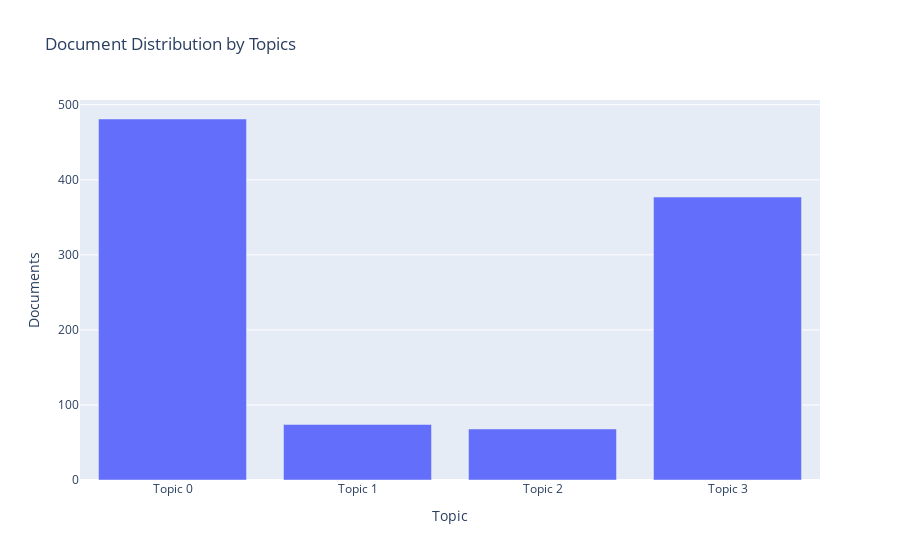

Notebook source saved alongside this figure:
### Code cell
plot_model(lda, plot = 'topic_distribution')

### Figure 1 — Plotly figure (JSON) as saved in the notebook; plotly's stock layout.template omitted (floating-point values rounded to 4 significant figures)
{"data": [{"alignmentgroup": "True", "customdata": [["product, work, husband, help, use, start, home, family, well, small"], ["group, rice, farmer, farm, small, use, land, area, grow, member"], ["group, help, family, pay, member, expand, live, well, work, come"], ["family, stock, start, work, marry, use, increase, request, pay, expand"]], "hovertemplate": "Topic=%{x}<br>Documents=%{y}<br>Keyword=%{customdata[0]}<extra></extra>", "legendgroup": "", "marker": {"color": "#636efa", "pattern": {"shape": ""}}, "name": "", "offsetgroup": "", "orientation": "v", "showlegend": false, "textposition": "auto", "type": "bar", "x": ["Topic 0", "Topic 1", "Topic 2", "Topic 3"], "xaxis": "x", "y": [481, 74, 68, 377], "yaxis": "y"}], "layout": {"barmode": "relative", "legend": {"tracegroupgap": 0}, "title": {"text": "Document Distribution by Topics"}, "xaxis": {"anchor": "y", "domain": [0, 1], "title": {"text": "Topic"}}, "yaxis": {"anchor": "x", "domain": [0, 1], "title": {"text": "Documents"}}}}
